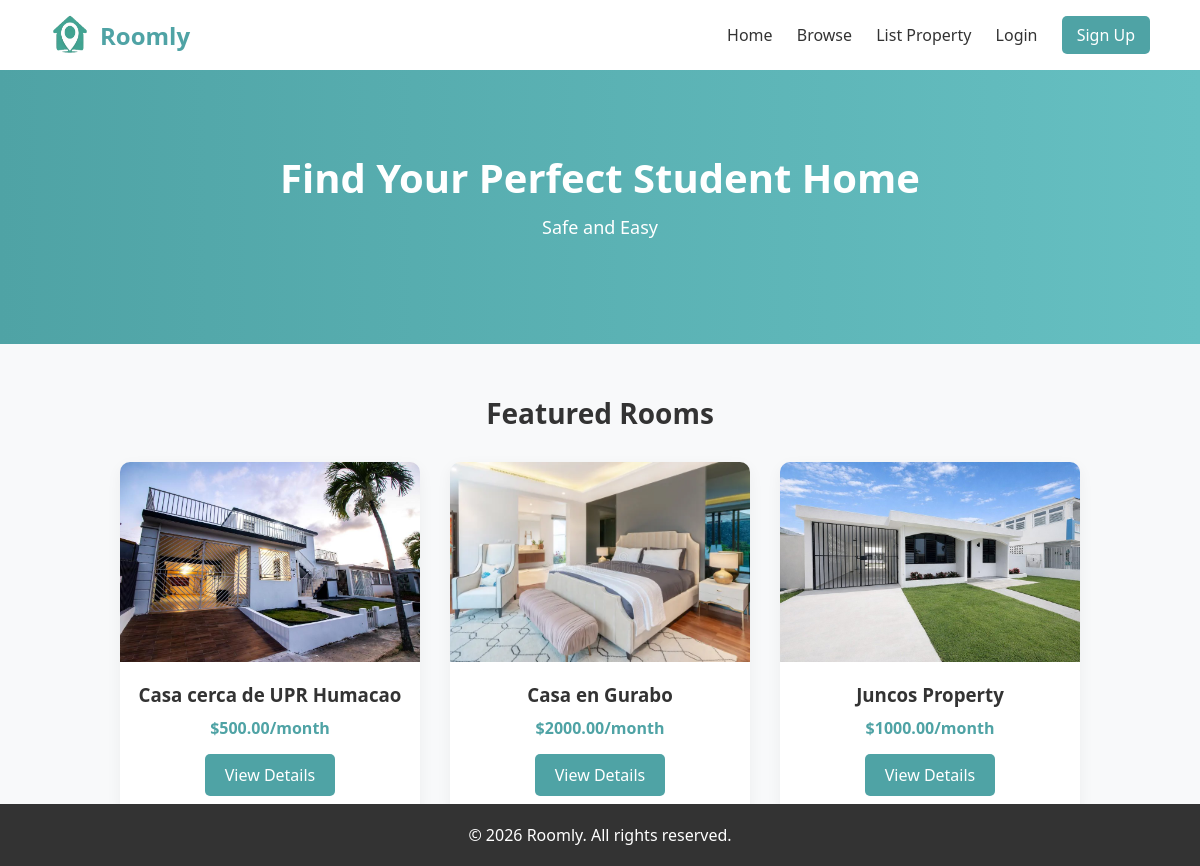
The page / on the database its author committed.
### website/models.py (models this page shows, shortened)
class Property(db.Model):
    __tablename__ = 'PROPERTY'
    property_id_pk = db.Column(db.Integer, primary_key=True)
    title = db.Column(db.String(255), nullable=False)
    description = db.Column(db.Text, nullable=False)
    address = db.Column(db.String(255), nullable=False)
    city = db.Column(db.String(255), nullable=False)
    state = db.Column(db.String(255), nullable=False)
    country = db.Column(db.String(255), nullable=False)
    postal_code = db.Column(db.String(10), nullable=False)
    price_per_month = db.Column(db.Float, nullable=False)
    deposit_amount = db.Column(db.Float, nullable=False)
    number_of_bedrooms = db.Column(db.Integer, nullable=False)
    number_of_bathrooms = db.Column(db.Integer, nullable=False, default=1)
    sqr_ft = db.Column(db.Integer, nullable=False)
    amenities = db.Column(db.Text, nullable=True)
    availability_status = db.Column(db.Boolean, nullable=False)
    owner_id_fk = db.Column(db.Integer, nullable=False)
    university_id_fk = db.Column(db.Integer, nullable=True)
    images = db.relationship('PropertyImage', backref='property', lazy='select')
    amenity_links = db.relationship('PropertyAmenity', backref='property', lazy='select')
    reviews = db.relationship('PropertyReview', backref='property', lazy='select', cascade='all, delete-orphan')
    @property
    def image_url(self):
        if self.images:
            return self.images[0].image_url
        return '/static/logoRoomly.png'

class PropertyImage(db.Model):
    __tablename__ = 'PROPERTY_IMAGES'
    image_id_pk = db.Column(db.Integer, primary_key=True)
    image_url = db.Column(db.String(255), nullable=False)
    property_id_fk = db.Column(db.Integer, db.ForeignKey('PROPERTY.property_id_pk'), nullable=False)

### website/views.py (the view)
@views.route('/')
def home():
    featured_properties = Property.query.filter_by(availability_status=True).order_by(Property.property_id_pk.desc()).limit(3).all()
    return render_template('index.html', featured_properties=featured_properties)

### website/templates/index.html (shortened to what this page needs)
<!DOCTYPE html>
<html lang="en">
<head>
    <link rel="stylesheet" href="{{ url_for('static', filename='styles.css') }}">
</head>
<body>
    <header>
        <a class="logoRoomly" href="{{ url_for('views.home') }}">
            <img src="{{ url_for('static', filename='logoRoomly.png') }}" alt="Roomly Icon" class="header-icon">
            Roomly
            </a>
        <nav>
            <a href="{{ url_for('views.home') }}">Home</a>
            <a href="{{ url_for('views.browse') }}">Browse</a>
            <a href="{{ url_for('views.list_property') }}">List Property</a>
            {% if session.get('account_id') %}
                <a href="{{ url_for('auth.profile') }}">Profile</a>
                <span class="nav-user">Hi, {{ session.get('account_first_name') }}</span>
                <a href="{{ url_for('auth.logout') }}" class="signup-btn">Log Out</a>
            {% else %}
                <a href="{{ url_for('auth.login') }}">Login</a>
                <a href="{{ url_for('auth.signup') }}" class="signup-btn">Sign Up</a>
            {% endif %}
        </nav>
    </header>
    <section class="hero">
        <h1>Find Your Perfect Student Home</h1>
        <p>Safe and Easy</p>
    </section>
    <section class="listings">
        <h2>Featured Rooms</h2>
        <div class="cards">
            {% if featured_properties %}
                {% for property in featured_properties %}
                    <div class="card">
                        {% if property.image_url %}
                            <img src="{{ property.image_url }}" alt="{{ property.title }}">
                        {% else %}
                            <img src="{{ url_for('static', filename='logoRoomly.png') }}" alt="{{ property.title }}">
                        {% endif %}
                        <h3>{{ property.title }}</h3>
                        <p>${{ '%.2f'|format(property.price_per_month) }}/month</p>
                        <a href="{{ url_for('views.property_detail', property_id=property.property_id_pk) }}" class="view-details-btn">View Details</a>
                    </div>
                {% endfor %}
            {% else %}
                <p>No featured rooms available at the moment.</p>
            {% endif %}
        </div>
    </section>
    <footer>
        <p>© 2026 Roomly. All rights reserved.</p>
    </footer>
</body>
</html>

### website/static/styles.css (style rules this page uses)
* { margin: 0; padding: 0; box-sizing: border-box; font-family: 'Segoe UI', sans-serif; }
body { background-color: #f8f9fa; color: #333; }
header { display: flex; justify-content: space-between; align-items: center; padding: 15px 50px; background-color: white; box-shadow: 0 2px 5px rgba(0,0,0,0.05); }
.header-icon { height: 40px; width: 40px; margin-right: 10px; vertical-align: middle; }
.logoRoomly { display: flex; align-items: center; font-size: 24px; font-weight: 700; color: #4FA3A5; text-decoration: none; }
nav a { margin-left: 20px; text-decoration: none; color: #333; font-weight: 500; }
.signup-btn { background-color: #4FA3A5; color: white; padding: 8px 15px; border-radius: 5px; }
.hero { text-align: center; padding: 80px 20px; background: linear-gradient(to right, #4FA3A5, #66c0c2); color: white; }
.hero h1 { font-size: 40px; margin-bottom: 10px; }
.hero p { margin-bottom: 25px; font-size: 18px; }
.listings { padding: 50px; text-align: center; }
.listings h2 { margin-bottom: 30px; font-size: 28px; }
.cards { display: flex; justify-content: center; gap: 30px; flex-wrap: wrap; }
.card { background-color: white; width: 300px; border-radius: 10px; box-shadow: 0 5px 15px rgba(0,0,0,0.05); padding-bottom: 20px; transition: transform 0.3s ease; }
.card img { width: 100%; border-radius: 10px 10px 0 0; }
.card h3 { margin: 15px 0 10px; }
.card p { margin-bottom: 15px; font-weight: bold; color: #4FA3A5; }
.view-details-btn { display: inline-block; padding: 10px 20px; border: none; background-color: #4FA3A5; color: white; border-radius: 5px; cursor: pointer; text-decoration: none; transition: background-color 0.3s ease; }
footer { background-color: #333; color: white; text-align: center; padding: 20px; margin-top: 50px; position: fixed; bottom: 0; width: 100%; }

### rows shown on the page
Property: image_url (picture), title "Casa cerca de UPR Humacao", price_per_month "500.00"
Property: image_url (picture), title "Casa en Gurabo", price_per_month "2000.00"
Property: image_url (picture), title "Juncos Property", price_per_month "1000.00"
